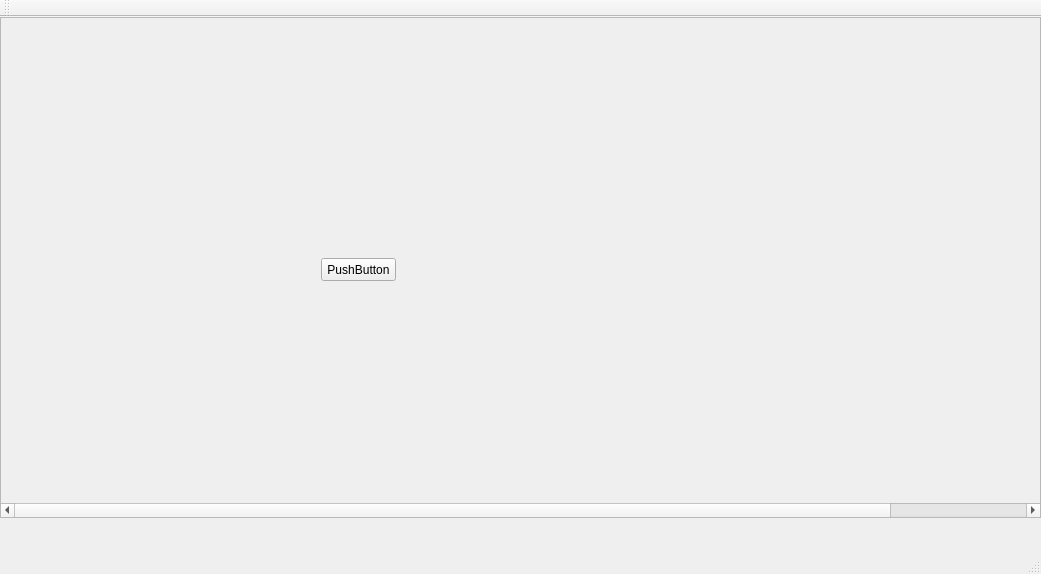
<?xml version="1.0" encoding="UTF-8"?>
<ui version="4.0">
 <class>MainWindow</class>
 <widget class="QMainWindow" name="MainWindow">
  <property name="geometry">
   <rect>
    <x>0</x>
    <y>0</y>
    <width>1041</width>
    <height>574</height>
   </rect>
  </property>
  <property name="windowTitle">
   <string>MainWindow</string>
  </property>
  <widget class="QWidget" name="centralWidget">
   <widget class="QScrollArea" name="scrollArea">
    <property name="geometry">
     <rect>
      <x>0</x>
      <y>0</y>
      <width>1041</width>
      <height>501</height>
     </rect>
    </property>
    <property name="verticalScrollBarPolicy">
     <enum>Qt::ScrollBarAlwaysOff</enum>
    </property>
    <property name="widgetResizable">
     <bool>true</bool>
    </property>
    <widget class="QWidget" name="scrollAreaWidgetContents">
     <property name="geometry">
      <rect>
       <x>0</x>
       <y>0</y>
       <width>1200</width>
       <height>1600</height>
      </rect>
     </property>
     <property name="minimumSize">
      <size>
       <width>1200</width>
       <height>1600</height>
      </size>
     </property>
     <widget class="QPushButton" name="pushButton">
      <property name="geometry">
       <rect>
        <x>320</x>
        <y>240</y>
        <width>75</width>
        <height>23</height>
       </rect>
      </property>
      <property name="text">
       <string>PushButton</string>
      </property>
     </widget>
    </widget>
   </widget>
  </widget>
  <widget class="QMenuBar" name="menuBar">
   <property name="geometry">
    <rect>
     <x>0</x>
     <y>0</y>
     <width>1041</width>
     <height>23</height>
    </rect>
   </property>
  </widget>
  <widget class="QToolBar" name="mainToolBar">
   <attribute name="toolBarArea">
    <enum>TopToolBarArea</enum>
   </attribute>
   <attribute name="toolBarBreak">
    <bool>false</bool>
   </attribute>
  </widget>
  <widget class="QStatusBar" name="statusBar"/>
 </widget>
 <layoutdefault spacing="6" margin="11"/>
 <resources/>
 <connections/>
</ui>
